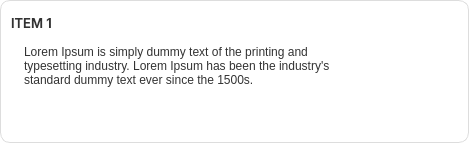
<?xml version="1.0" encoding="UTF-8"?>
<ui version="4.0">
 <class>CardQuiz</class>
 <widget class="QWidget" name="CardQuiz">
  <property name="geometry">
   <rect>
    <x>0</x>
    <y>0</y>
    <width>469</width>
    <height>143</height>
   </rect>
  </property>
  <property name="sizePolicy">
   <sizepolicy hsizetype="Preferred" vsizetype="Minimum">
    <horstretch>0</horstretch>
    <verstretch>0</verstretch>
   </sizepolicy>
  </property>
  <property name="minimumSize">
   <size>
    <width>0</width>
    <height>143</height>
   </size>
  </property>
  <property name="maximumSize">
   <size>
    <width>500</width>
    <height>500</height>
   </size>
  </property>
  <property name="windowTitle">
   <string>Form</string>
  </property>
  <property name="styleSheet">
   <string notr="true">background: transparent;</string>
  </property>
  <layout class="QHBoxLayout" name="horizontalLayout">
   <property name="leftMargin">
    <number>0</number>
   </property>
   <property name="topMargin">
    <number>0</number>
   </property>
   <property name="rightMargin">
    <number>0</number>
   </property>
   <property name="bottomMargin">
    <number>0</number>
   </property>
   <item>
    <widget class="QFrame" name="Card">
     <property name="sizePolicy">
      <sizepolicy hsizetype="Preferred" vsizetype="Minimum">
       <horstretch>0</horstretch>
       <verstretch>0</verstretch>
      </sizepolicy>
     </property>
     <property name="minimumSize">
      <size>
       <width>0</width>
       <height>143</height>
      </size>
     </property>
     <property name="styleSheet">
      <string notr="true">#Card {
	font: 10pt &quot;Inter&quot;;
	background-color: #FFF;
	border-radius: 10px;
	border: 1px solid #ddd;
}

QLabel {
	color: #333;
}</string>
     </property>
     <property name="frameShape">
      <enum>QFrame::StyledPanel</enum>
     </property>
     <property name="frameShadow">
      <enum>QFrame::Raised</enum>
     </property>
     <layout class="QHBoxLayout" name="horizontalLayout_2">
      <item>
       <widget class="QFrame" name="frame_2">
        <property name="sizePolicy">
         <sizepolicy hsizetype="Preferred" vsizetype="Minimum">
          <horstretch>0</horstretch>
          <verstretch>0</verstretch>
         </sizepolicy>
        </property>
        <property name="minimumSize">
         <size>
          <width>0</width>
          <height>50</height>
         </size>
        </property>
        <property name="frameShape">
         <enum>QFrame::StyledPanel</enum>
        </property>
        <property name="frameShadow">
         <enum>QFrame::Raised</enum>
        </property>
        <layout class="QVBoxLayout" name="layout_body_text">
         <property name="leftMargin">
          <number>0</number>
         </property>
         <property name="topMargin">
          <number>0</number>
         </property>
         <property name="rightMargin">
          <number>0</number>
         </property>
         <property name="bottomMargin">
          <number>0</number>
         </property>
         <item>
          <widget class="QLabel" name="label_itemno">
           <property name="maximumSize">
            <size>
             <width>16777215</width>
             <height>25</height>
            </size>
           </property>
           <property name="font">
            <font>
             <family>Inter SemiBold</family>
             <pointsize>10</pointsize>
             <weight>50</weight>
             <italic>false</italic>
             <bold>false</bold>
            </font>
           </property>
           <property name="styleSheet">
            <string notr="true">font: 10pt &quot;Inter SemiBold&quot;; border-radius: 0px;</string>
           </property>
           <property name="text">
            <string>ITEM 1</string>
           </property>
          </widget>
         </item>
         <item>
          <widget class="QLabel" name="label_question">
           <property name="sizePolicy">
            <sizepolicy hsizetype="Preferred" vsizetype="Preferred">
             <horstretch>0</horstretch>
             <verstretch>0</verstretch>
            </sizepolicy>
           </property>
           <property name="minimumSize">
            <size>
             <width>0</width>
             <height>50</height>
            </size>
           </property>
           <property name="maximumSize">
            <size>
             <width>500</width>
             <height>500</height>
            </size>
           </property>
           <property name="styleSheet">
            <string notr="true">padding: 0px 10px 0px;</string>
           </property>
           <property name="text">
            <string>Lorem Ipsum is simply dummy text of the printing and typesetting industry. Lorem Ipsum has been the industry's standard dummy text ever since the 1500s.</string>
           </property>
           <property name="alignment">
            <set>Qt::AlignLeading|Qt::AlignLeft|Qt::AlignTop</set>
           </property>
           <property name="wordWrap">
            <bool>true</bool>
           </property>
          </widget>
         </item>
        </layout>
       </widget>
      </item>
      <item>
       <widget class="QLabel" name="label_q_image">
        <property name="minimumSize">
         <size>
          <width>100</width>
          <height>100</height>
         </size>
        </property>
        <property name="maximumSize">
         <size>
          <width>100</width>
          <height>100</height>
         </size>
        </property>
        <property name="styleSheet">
         <string notr="true">border-image: url(:/Images/Images/no-image2.png);</string>
        </property>
        <property name="text">
         <string/>
        </property>
        <property name="scaledContents">
         <bool>true</bool>
        </property>
       </widget>
      </item>
     </layout>
    </widget>
   </item>
  </layout>
 </widget>
 <resources>
  <include location="../resources.qrc"/>
 </resources>
 <connections/>
</ui>
